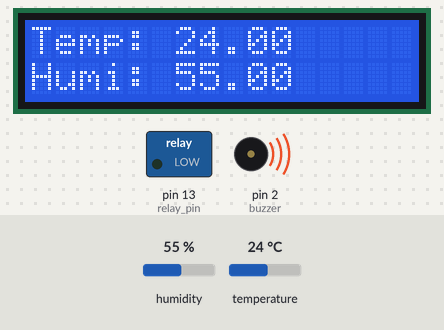
The sketch below on a simulated Arduino Uno, built with avr-gcc and run on an emulated ATmega328P. Parts: 16×2 character LCD, switched loads named in the sketch (green lamp = pin HIGH), buzzer (waves = sounding, pin HIGH). Inputs (shaded band) come from the test bench; at power-on: temperature 24 °C, humidity 55 %.

Above: at 4.2 s.
4.3 s: temperature set to 36.1 °C
At 5.5 s:
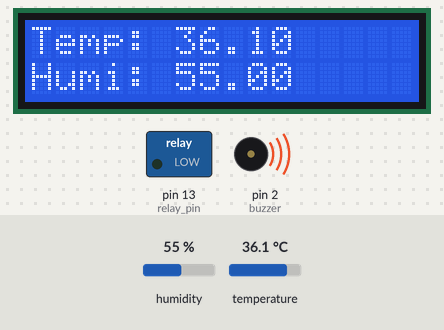
10.4 s: temperature set to 36.9 °C
At 12.1 s:
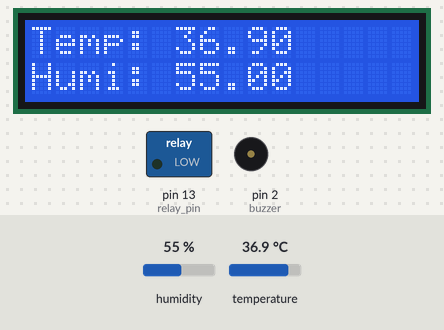
16.5 s: temperature set to 38.1 °C
At 18.6 s:
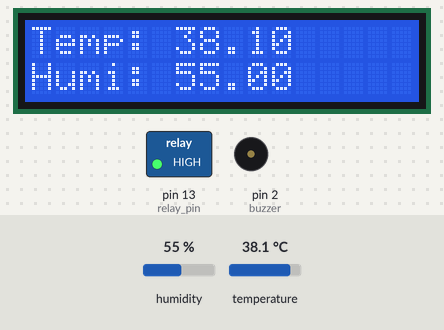
22.6 s: temperature set to 39.2 °C
At 25.2 s:
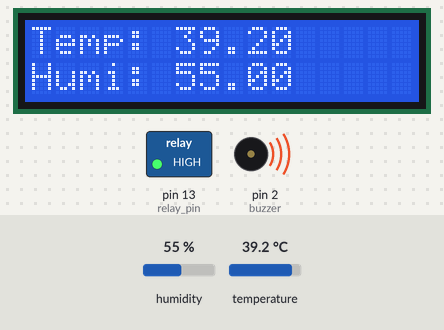
28.7 s: humidity set to 22 %
At 30.6 s:
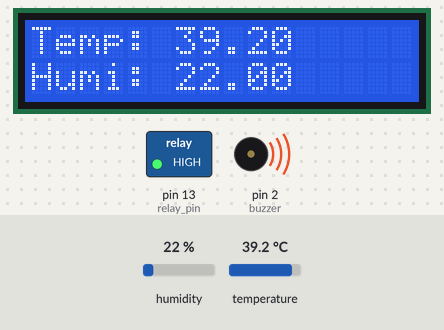
Timing chart, 0 to 32.1 s (numbered marks = the images above; inputs shaded):
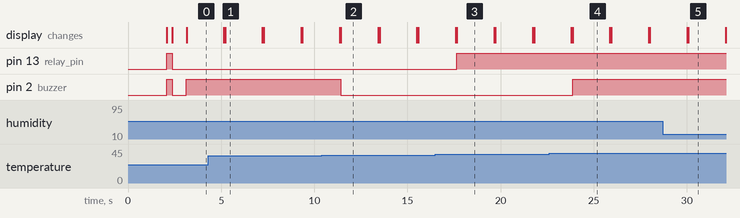

Measured:
- the behaviour switches between 36.5 and 36.6 °C on temperature (found by bisection; images 1 and 2)
- the behaviour switches between 37.4 and 37.5 °C on temperature (found by bisection; images 2 and 3)
- the behaviour switches between 38.4 and 38.5 °C on temperature (found by bisection; images 3 and 4)
- after the input at 4.3 s, the display: first differs from a run without the input after 0.92 s (image 1)
- after the input at 10.4 s, pin 2 (buzzer): HIGH → LOW after 1.0 s; the display: first differs from a run without the input after 1.0 s (image 2)
- after the input at 16.5 s, pin 13 (relay_pin): LOW → HIGH after 1.1 s; the display: first differs from a run without the input after 1.2 s (image 3)
- after the input at 22.6 s, pin 2 (buzzer): LOW → HIGH after 1.3 s; the display: first differs from a run without the input after 1.3 s (image 4)
- after the input at 28.7 s, the display: first differs from a run without the input after 1.4 s (image 5)

The sketch:

arduinoCode.ino
```cpp
#include <Adafruit_Sensor.h>

#include <DHT.h>
#include <DHT_U.h>
#define DHTPIN 3
#define DHTTYPE    DHT22     // DHT 22 (AM2302)

DHT_Unified dht(DHTPIN, DHTTYPE);

uint32_t delayMS;

#include <LiquidCrystal.h>
int relay_pin=13;
int buzzer=2;
float st=37.5;
float D=38.5;
float C=36.5;
const int rs = 8, en = 9, d4 = 4, d5 = 5, d6 = 6, d7 =7;
LiquidCrystal lcd(rs, en, d4, d5, d6, d7);

void setup() {
	pinMode(relay_pin,OUTPUT);
	pinMode(buzzer,OUTPUT);
	Serial.begin(9600);
	dht.begin();
	sensor_t sensor;
	dht.temperature().getSensor(&sensor);
	lcd.begin(16,2);
	lcd.print("    npoudelp");
	lcd.setCursor(0,2);
	lcd.print("      IKF");
	delay(2000);
	lcd.clear();
	lcd.print("Incubator v0.0.1");
	digitalWrite(relay_pin,HIGH);
	digitalWrite(buzzer,HIGH);
	delay(300);
	digitalWrite(relay_pin,LOW);
	digitalWrite(buzzer,LOW);
	lcd.clear();
	lcd.setCursor(0,0);
	delay(700);

}

void loop(){
	lcd.begin(16,2);
	sensors_event_t event;
	dht.temperature().getEvent(&event);
	float A=event.temperature;
	if(A>=st){
		digitalWrite(relay_pin,HIGH);
	}
	else{
		digitalWrite(relay_pin,LOW);
	}
	if(A >= D or A <= C){
		digitalWrite(buzzer,HIGH);
	}
	else{
		digitalWrite(buzzer,LOW);
	}
	lcd.print("Temp: ");
	lcd.print(A);


	dht.humidity().getEvent(&event);
	float B=event.relative_humidity;
	lcd.setCursor(0,2);
	lcd.print("Humi: ");
	lcd.print(B);

	delay(2000);
	lcd.clear();


}
```
